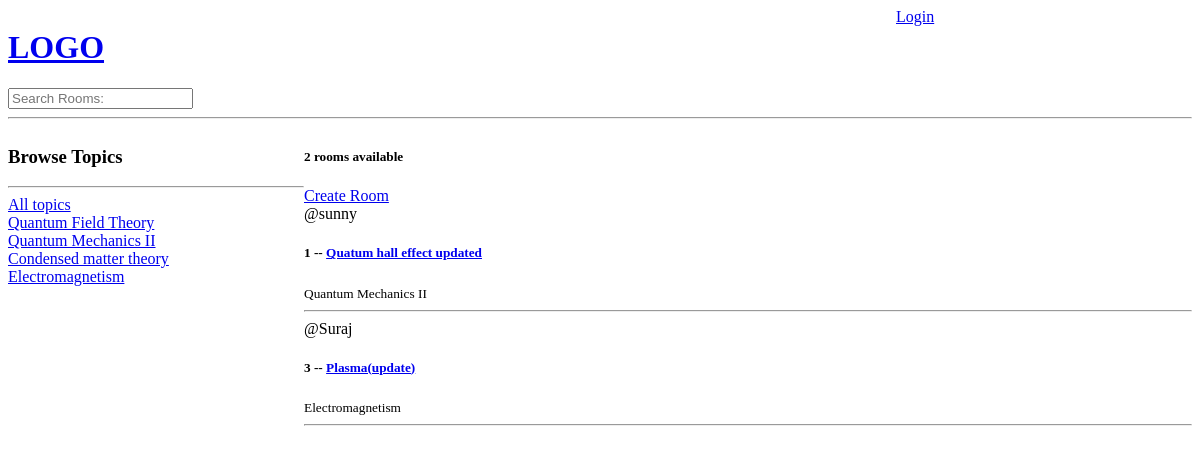
The app's page /, older data.
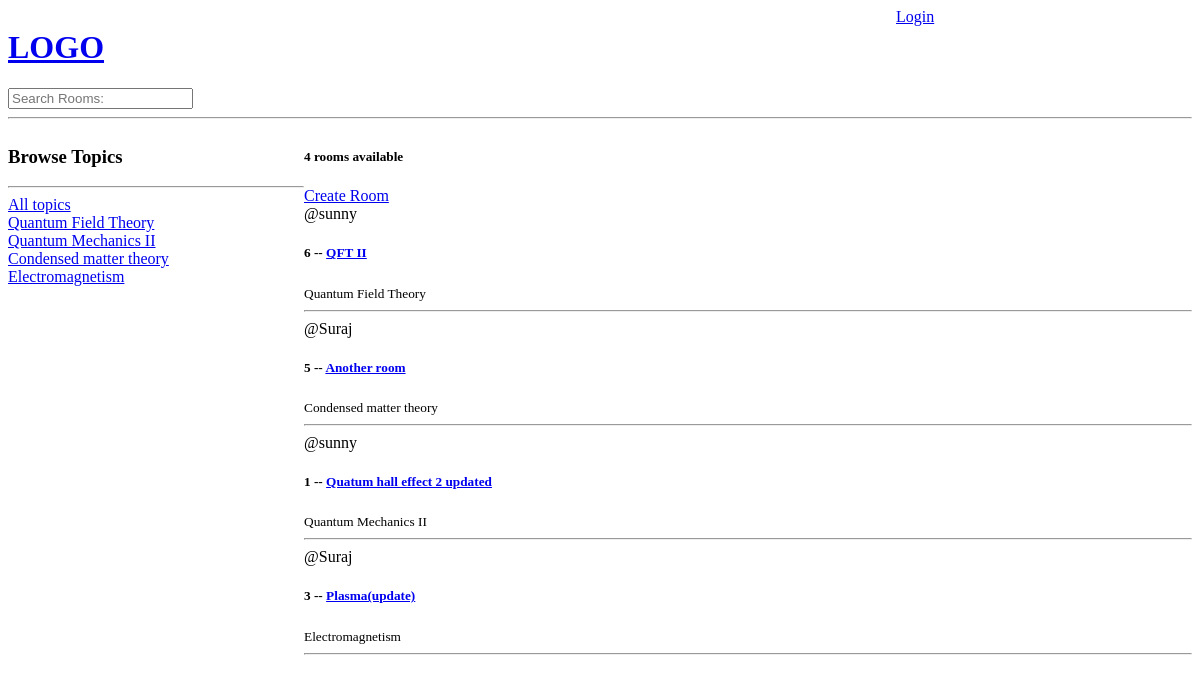
The same page, newer data.
### base/models.py (models this page shows, shortened)
class Topic(models.Model):
    name=models.CharField(max_length=200)
    def __str__(self):
        return self.name

class Room(models.Model):
    host=models.ForeignKey(User, on_delete=models.SET_NULL, null=True)
    topic=models.ForeignKey('Topic', on_delete=models.SET_NULL, null=True) #use the '' inside Topic only if topic is down in the code literally
    name=models.CharField(max_length=200)
    description=models.TextField(null=True, blank=True) #now null is allowed, by default it's false, i.e, null not allowed, Blank means form submitted can be empty
    updated= models.DateTimeField(auto_now=True)    #takes a snapshot anytime this model.. or table was updated
    created= models.DateTimeField(auto_now_add=True)
    class Meta:
        ordering=['-updated','-created'] #it somehow makes the new rooms in ascending order

### base/views.py (the view)
# urls.py: path('', views.home, name = "home"),
def home(request): #request object is http object which tells us the kind of request method is sent and the kind of data that is being sent as a request
    q=request.GET.get('q')
    if q!=None:
        rooms=Room.objects.filter(
            Q(topic__name__icontains=q) |
            Q(name__icontains=q) |
            Q(description__icontains=q)
        )
    else:
        rooms=Room.objects.filter()
    room_count=rooms.count() #slower version is len(rooms) since rooms is basically a list of dictionaries after all
    topic=Topic.objects.all()
    context = {"rooms":rooms, "topic": topic, "room_count": room_count}
    return render(request, 'base/home.html', context)

### base/templates/base/home.html (shortened to what this page needs)
{% extends 'main.html' %}
{% block content %}
<div class="home-container">
    <div>
        <h3>Browse Topics</h3>
        <hr>
        <div>
            <a href="{% url 'home' %}">All topics</a>
        </div>
        {% for topics in topic %}
        <div>
            <a href="{% url 'home' %}?q={{topics.name}}">{{topics.name}}</a>
        </div>
        {% endfor %}
    </div>
    <div>
        <h5>{{room_count}} rooms available</h5>
        <a href="{% url 'create-room' %}">Create Room</a>
        <div>
            {% for room in rooms %}
            <div>
                <span>@{{room.host.username}}</span>
                <h5>{{room.id}} -- <a href="{% url 'room' room.id %}">{{room.name}}</a></h5>
                <small>{{room.topic.name}}</small>
                <hr>
            </div>
            {% endfor %}
        </div>
    </div>
</div>
{% endblock content %}

Row changes from the older to the newer data that the page shows:
added Room: host.username "sunny", id "6", name "QFT II", topic.name "Quantum Field Theory"
added Room: host.username "Suraj", id "5", name "Another room", topic.name "Condensed matter theory"
changed Room "Quantum Mechanics II": name "Quatum hall effect updated" → "Quatum hall effect 2 updated"
Text that changed along with them:
{{ room_count }}: "2" → "4"
